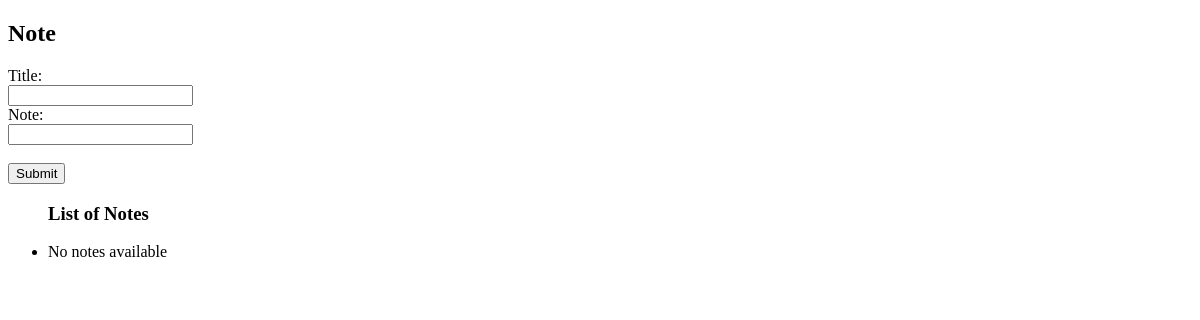
Page /front/notes on the earlier database version.
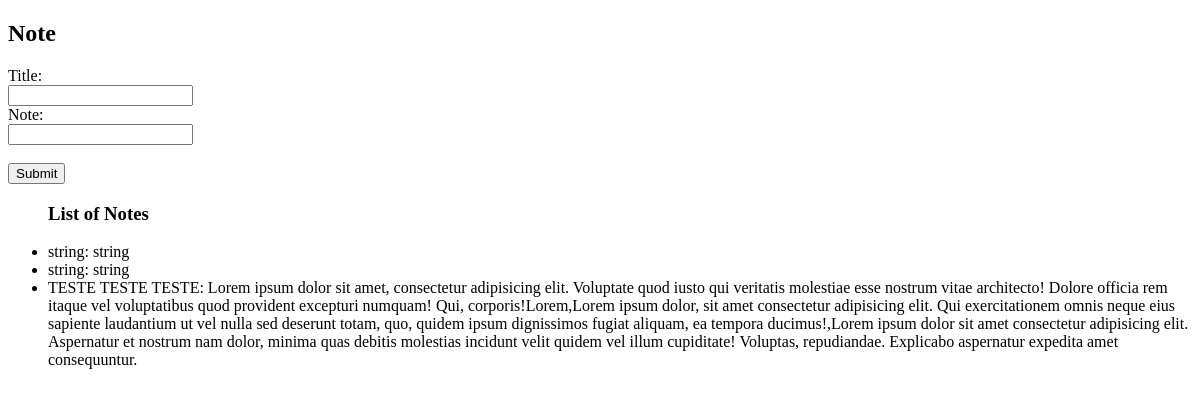
Same page on the later database version.
### db/model.py (models this page shows)
@table_registry.mapped_as_dataclass
class Notes():
    __tablename__="Note_db"
    id:Mapped[int] = mapped_column("id",primary_key=True,autoincrement=True,init=False)
    title:Mapped[str] = mapped_column("title",nullable=False)
    text:Mapped[str] = mapped_column("text",nullable=False)
    created_at: Mapped[datetime] = mapped_column(
        init=False, server_default=func.now()
    )

### routes/front_form_router.py (the view)
@front_router.get("/notes")
def read_notes(request:Request,db_session:Session = Depends(get_conection)):
    notes = db_session.query(Notes).all()
    return templates.TemplateResponse("oi.html",{"request":request,"notes":notes})

### templates/oi.html
<!DOCTYPE html>
<html>
<body>
<h2>Note</h2>
<form action="/front/notes", method="post">
  <label for="title">Title:</label><br>
  <input type="text" id="title" name="title"><br>
  <label for="note">Note:</label><br>
  <input type="text" id="note" name="note"><br><br>
  <input type="submit" value="Submit">
</form>
<ul>
    <h3>List of Notes</h3>
    {% for note in notes %}
        <li>{{ note.title }}: {{ note.text }}</li>
    {% else %}
        <li>No notes available</li>
    {% endfor %}
</ul>
</body>
</html>

Differences in the rows shown:
added Notes: title "string", text "string"
added Notes: title "string", text "string"
added Notes: title "TESTE TESTE TESTE", text "Lorem ipsum dolor sit amet, consectetur adipisicing elit. Voluptate quod iusto qui veritatis molestiae esse nostrum vitae architecto! Dolore officia rem itaque vel voluptatibus quod provident excepturi numquam! Qui, corporis!Lorem,Lorem ipsum dolor, sit amet consectetur adipisicing elit. Qui exercitationem omnis neque eius sapiente laudantium ut vel nulla sed deserunt totam, quo, quidem ipsum dignissimos fugiat aliquam, ea tempora ducimus!,Lorem ipsum dolor sit amet consectetur adipisicing elit. Aspernatur et nostrum nam dolor, minima quas debitis molestias incidunt velit quidem vel illum cupiditate! Voluptas, repudiandae. Explicabo aspernatur expedita amet consequuntur."
Other differences:
text no longer shown: "No notes available"
